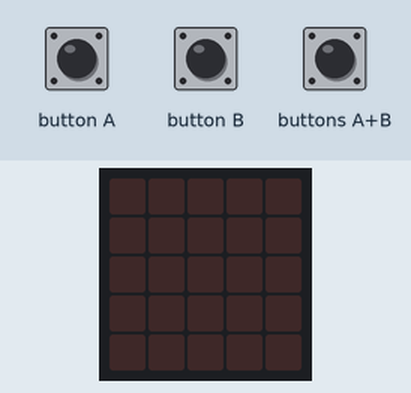
This program was run on a simulated BBC micro:bit (MakeCode). On the bench: the board's 5×5 LED display. The inputs (shaded band) are chosen by the test bench.

Above: at 1.2 s.
1.3 s: button A pressed for 0.15 s
At 1.9 s:
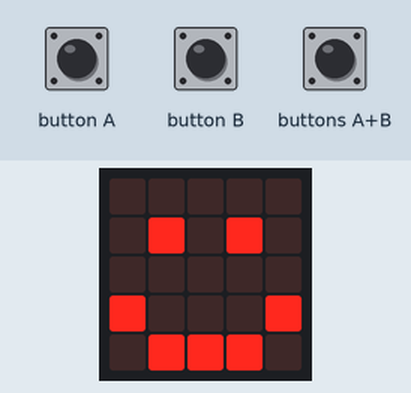
2.9 s: button B pressed for 0.15 s
At 3.2 s:
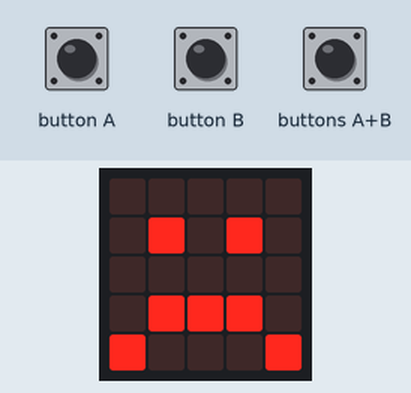
4.5 s: button A pressed for 1 s
At 5.6 s:
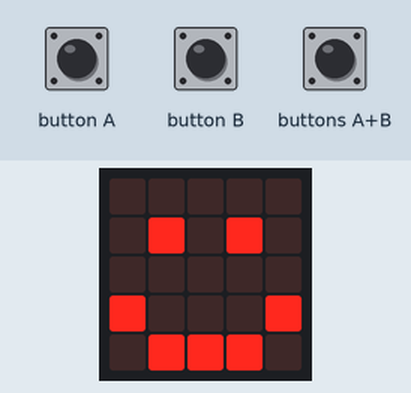
7.0 s: button B pressed for 1 s
At 7.6 s:
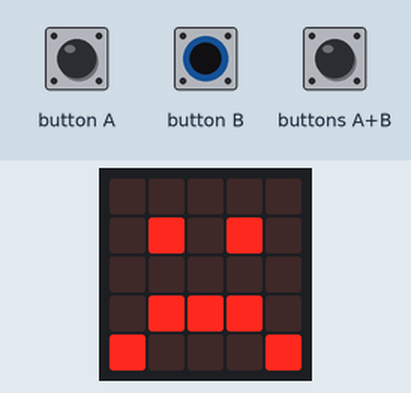
Timing chart, 0 to 10.0 s (numbered marks = the images above; inputs shaded):
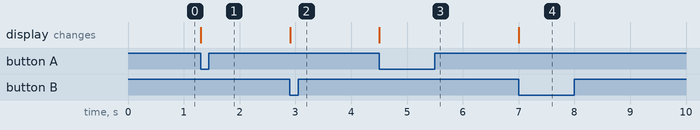

Measured:
- after the input at 1.3 s, the display: changes at once (image 1)
- after the input at 2.9 s, the display: changes at once (image 2)
- after the input at 4.5 s, the display: changes at once (image 3)
- after the input at 7.0 s, the display: changes at once (image 4)

The program:

main.ts
```typescript
basic.forever(function () {
    if (input.buttonIsPressed(Button.A)) {
        basic.showLeds(`
            . . . . .
            . # . # .
            . . . . .
            # . . . #
            . # # # .
            `)
    } else if (input.buttonIsPressed(Button.B)) {
        basic.showLeds(`
            . . . . .
            . # . # .
            . . . . .
            . # # # .
            # . . . #
            `)
        basic.pause(500)
    } else if (input.buttonIsPressed(Button.AB)) {
        basic.showIcon(IconNames.Duck)
    }
})
```

test.ts
```typescript
// 在此处测试；当此软件包作为插件使用时，将不会编译此软件包。
```
